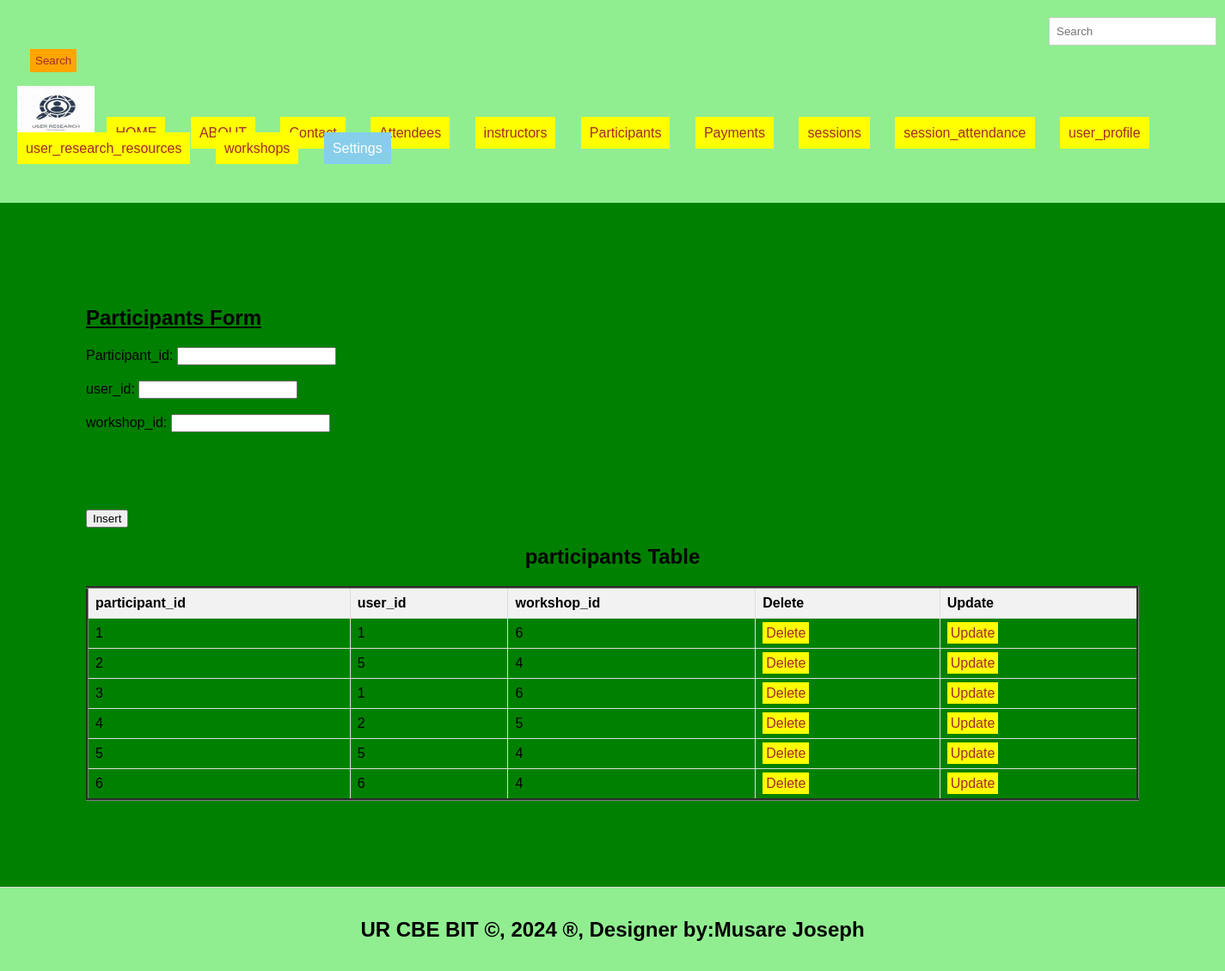
Screenshot of /participants.php with the database file from the repository.
### tables this page shows
CREATE TABLE `participants` (
  `participant_id` int(11) NOT NULL,
  `user_id` int(11) DEFAULT NULL,
  `workshop_id` int(11) DEFAULT NULL
);

### participants.php (the view, shortened to what this page needs)
<!DOCTYPE html>
<html lang="en">
<head>
  <link rel="stylesheet" type="text/css" href="styles.css" title="style 1" media="screen, tv, projection, handheld, print"/>
  </head>
  <header>
<body bgcolor="green">
  <form class="d-flex" role="search" action="search.php">
      <input class="form-control me-2" type="search" placeholder="Search" aria-label="Search" name="query">
      <button class="btn btn-outline-success" type="submit">Search</button>
    </form>
  <ul style="list-style-type: none; padding: 0;">
    <li style="display: inline; margin-right: 10px;">
    <img src="./image/logos.jpeg" width="90" height="60" alt="Logo">
  </li>
      <li style="display: inline; margin-right: 10px;"><a href="./home.html">HOME</a>
  </li>
    <li style="display: inline; margin-right: 10px;"><a href="./about.html">ABOUT</a>
  </li>
  <li style="display: inline; margin-right: 10px;"><a href="./Contact.html">Contact</a>
  </li>
    <li style="display: inline; margin-right: 10px;"><a href="./attendees.php">Attendees</a>
  </li>
    <li style="display: inline; margin-right: 10px;"><a href="./instructors.php">instructors</a>
  </li>
    <li style="display: inline; margin-right: 10px;"><a href="./participants.php">Participants</a>
  </li>
    <li style="display: inline; margin-right: 10px;"><a href="./payments.php">Payments</a>
  </li>
    <li style="display: inline; margin-right: 10px;"><a href="./sessions.php">sessions</a>
  </li>
    <li style="display: inline; margin-right: 10px;"><a href="./session_attendance.php">session_attendance</a>
  </li>  <li style="display: inline; margin-right: 10px;"><a href="./user_profile.php">user_profile</a>
  </li>
    <li style="display: inline; margin-right: 10px;"><a href="./user_research_resources.php">user_research_resources</a>
  </li>
<li style="display: inline; margin-right: 10px;"><a href="./workshops.php">workshops</a>
  </li>
    <li class="dropdown" style="display: inline; margin-right: 10px;">
      <a href="#" style="padding: 10px; color: white; background-color: skyblue; text-decoration: none; margin-right: 15px;">Settings</a>
    </li><br><br>
  </ul>
</header>
<section>
    <h1><u>Participants Form</u></h1>
<form method="post" onsubmit="return confirmInsert();">
    <label for="participant_id">Participant_id:</label>
    <input type="number" id="book_id" name="book_id" required><br><br>
    <label for="user_id">user_id:</label>
    <input type="number" id="ride_id" name="ride_id" required><br><br>
    <label for="workshop_id">workshop_id:</label>
    <input type="number" id="passenger_id" name="passenger_id" required><br><br>
        </select><br><br>
    </select><br><br>
    <input type="submit" name="add" value="Insert">
</form>
<!DOCTYPE html>
<html>
<head>
</head>
<body>
    <center><h2>participants Table</h2></center>
    <table border="3">
        <tr>
            <th>participant_id</th>
            <th>user_id</th>
            <th>workshop_id</th>
            <th>Delete</th>
            <th>Update</th>
        </tr>
<?php
include('db_connection.php');
$sql = "SELECT * FROM participants";
$result = $connection->query($sql);
if ($result->num_rows > 0) {
    while ($row = $result->fetch_assoc()) {
        $participant_id = $row['participant_id'];
        echo "<tr>
            <td>" . $row['participant_id'] . "</td>
            <td>" . $row['user_id'] . "</td>
            <td>" . $row['workshop_id'] . "</td>
            <td><a style='padding:4px' href='delete_participants.php?participant_id=$participant_id'>Delete</a></td>
            <td><a style='padding:4px' href='update_participants.php?participant_id=$participant_id'>Update</a></td>
        </tr>";
    }
} else {
    echo "<tr><td colspan='7'>No data found</td></tr>";
}
?>
      </table>
</body>
</section>
<footer>
  <center>
   <b><h2>UR CBE BIT &copy, 2024 &reg, Designer by:Musare Joseph</h2></b>
  </center>
</footer>
</body>
</html>

### styles.css (style rules this page uses)
body { font-family: Arial, sans-serif; margin: 0; padding: 0; }
.form-control { padding: 8px; margin-left: 4px; border: 1px solid #ccc; }
.btn { padding: 6px; background-color: orange; color: brown; border: none; }
.dropdown { position: relative; display: inline; margin-right: 10px; }
body { font-family: Arial,sans-serif; margin:0; padding:0; }
header { background-color:lightgreen; padding: 20px; }
.dropdown { position: right; display:right; direction:rtl; }
section { padding:100px; border-bottom: 1px solid #ddd; }
footer { text-align: center; padding: 15px; background-color:lightgreen; }

### participants.php (style rules this page uses)
a { padding: 10px; color: white; background-color: yellow; text-decoration: none; margin-right: 15px; }
a:link { color: brown; }
button.btn { margin-left: 15px; margin-top: 4px; }
input.form-control { margin-left: 1200px; padding: 8px; }
table { width: 100%; border-collapse: collapse; }
th, td { border: 1px solid #ddd; padding: 8px; text-align: left; }
th { background-color: #f2f2f2; }

### rows the page displays
participants: participant_id "1", user "1", workshop "6"
participants: participant_id "2", user "5", workshop "4"
participants: participant_id "3", user "1", workshop "6"
participants: participant_id "4", user "2", workshop "5"
participants: participant_id "5", user "5", workshop "4"
participants: participant_id "6", user "6", workshop "4"
